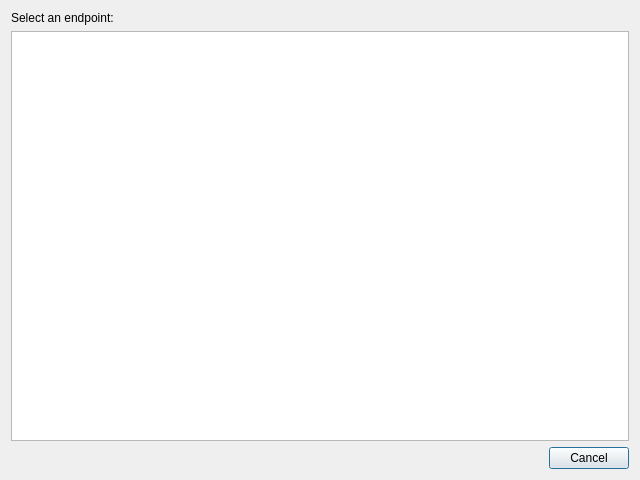
<?xml version="1.0" encoding="UTF-8"?>
<ui version="4.0">
 <class>chooseEndpoint</class>
 <widget class="QDialog" name="chooseEndpoint">
  <property name="geometry">
   <rect>
    <x>0</x>
    <y>0</y>
    <width>640</width>
    <height>480</height>
   </rect>
  </property>
  <property name="windowTitle">
   <string>Choose an endpoint</string>
  </property>
  <property name="locale">
   <locale language="English" country="UnitedStates"/>
  </property>
  <layout class="QVBoxLayout" name="verticalLayout">
   <item>
    <widget class="QLabel" name="label">
     <property name="text">
      <string>Select an endpoint:</string>
     </property>
    </widget>
   </item>
   <item>
    <widget class="QListWidget" name="endpoints">
     <property name="font">
      <font>
       <pointsize>9</pointsize>
      </font>
     </property>
     <property name="focusPolicy">
      <enum>Qt::NoFocus</enum>
     </property>
    </widget>
   </item>
   <item>
    <widget class="QDialogButtonBox" name="buttonBox">
     <property name="orientation">
      <enum>Qt::Horizontal</enum>
     </property>
     <property name="standardButtons">
      <set>QDialogButtonBox::Cancel</set>
     </property>
    </widget>
   </item>
  </layout>
 </widget>
 <resources/>
 <connections>
  <connection>
   <sender>buttonBox</sender>
   <signal>rejected()</signal>
   <receiver>chooseEndpoint</receiver>
   <slot>reject()</slot>
   <hints>
    <hint type="sourcelabel">
     <x>319</x>
     <y>459</y>
    </hint>
    <hint type="destinationlabel">
     <x>319</x>
     <y>239</y>
    </hint>
   </hints>
  </connection>
 </connections>
</ui>
